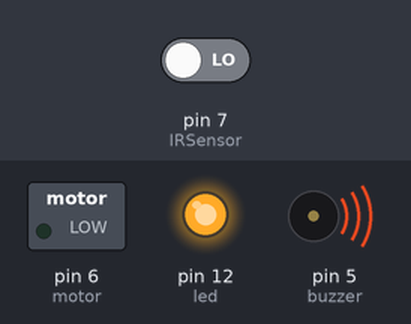
This sketch was run on a simulated Arduino Uno, built with avr-gcc and run on an emulated ATmega328P. Shown: switched loads named in the sketch (green lamp = pin HIGH), output pins drawn as LEDs (lit = HIGH), buzzer (waves = sounding, pin HIGH). Inputs (shaded band) come from the test bench; at power-on: pin 7 (IRSensor) LOW.

Above: at 6.8 s.
6.9 s: pin 7 (IRSensor) driven HIGH
At 9.3 s:
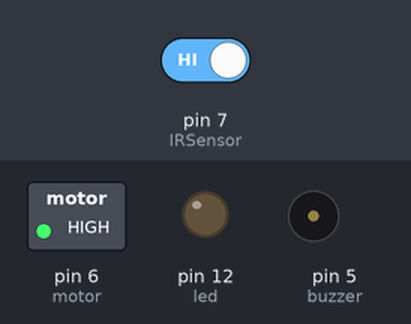
10.8 s: pin 7 (IRSensor) driven LOW
At 12.8 s:
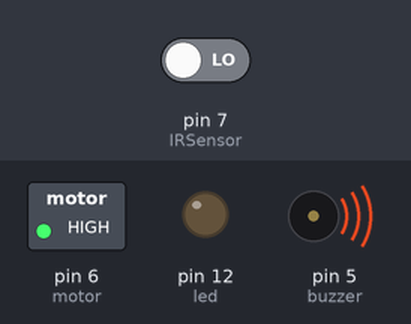
At 13.9 s:
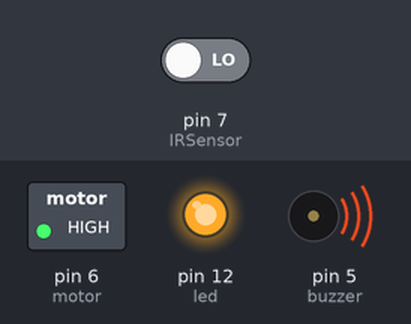
Timing chart, 0 to 16.5 s (numbered marks = the images above; inputs shaded):
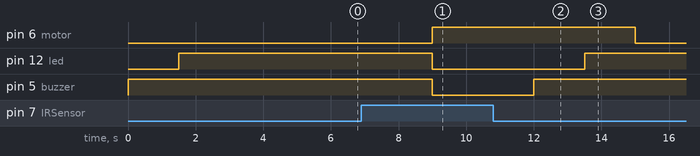

The sketch:

eyeblink.ino
```cpp
int IRSensor = 7;
int buzzer = 5;
int led = 12;
int motor=6;
int b=3000;
int m=1500;
int l=1500;
void setup()
{ pinMode (IRSensor, INPUT);
pinMode (buzzer, OUTPUT);
pinMode (led, OUTPUT);
pinMode (motor, OUTPUT);
}
void loop()
{ int statusSensor = digitalRead (IRSensor);
if (statusSensor == 1)
{ digitalWrite(buzzer, LOW);
digitalWrite(led, LOW);
digitalWrite(motor, HIGH);
delay(b);
}
else
{ digitalWrite(buzzer, HIGH);
delay(l);
digitalWrite(led, HIGH);
delay(m);
digitalWrite(motor, LOW);
}
}
```

Measured:
- after the input at 6.9 s, pin 6 (motor): LOW → HIGH after 2.1 s; pin 12 (led), pin 5 (buzzer): HIGH → LOW after 2.1 s
- after the input at 10.8 s, pin 6 (motor): HIGH → LOW after 4.2 s; pin 12 (led): LOW → HIGH after 2.7 s; pin 5 (buzzer): LOW → HIGH after 1.2 s
